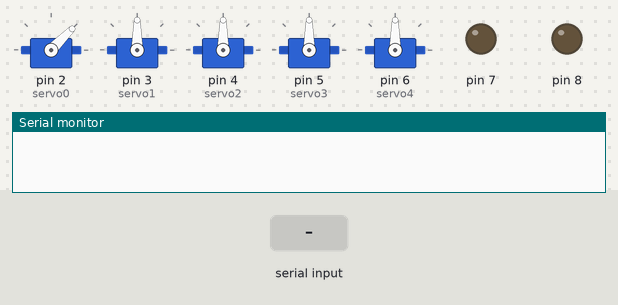
Recording of a sketch running on a simulated Arduino Uno, built with avr-gcc and run on an emulated ATmega328P. On the bench: 5 × servo, output pins drawn as LEDs (lit = HIGH), the last lines printed to the serial monitor. Inputs (shaded band) come from the test bench.

Above: at 1.2 s.
1.3 s: "30,150\n" received over the second serial link
At 2.1 s:
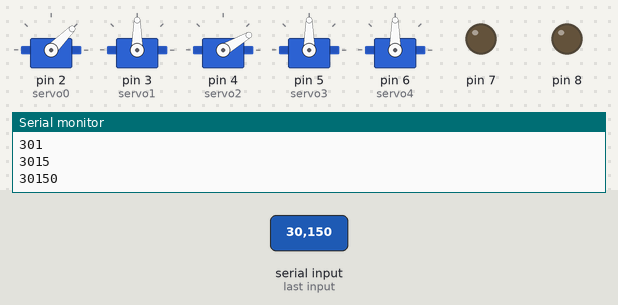
2.8 s: "M90\n" received over the second serial link
At 3.2 s:
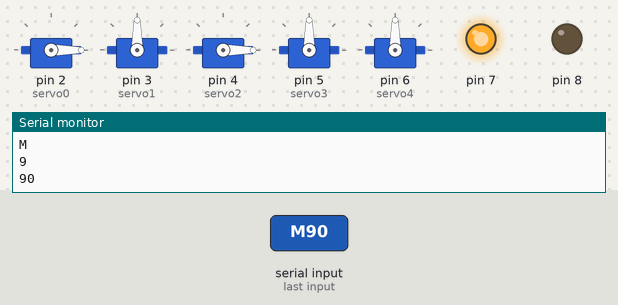
4.3 s: "N90\n" received over the second serial link
At 5.5 s:
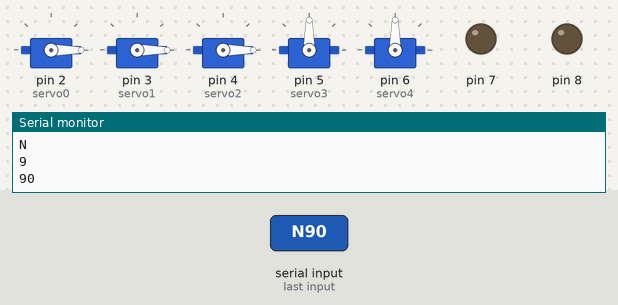
5.8 s: "O90\n" received over the second serial link
At 6.7 s:
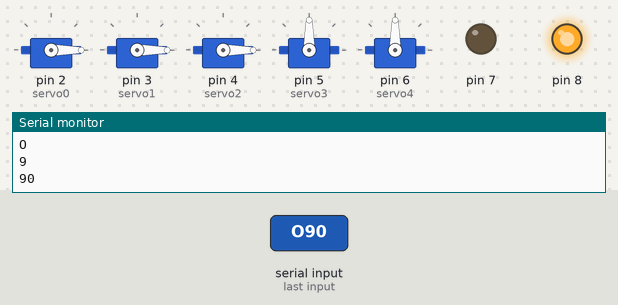
7.3 s: "P90\n" received over the second serial link
At 7.8 s:
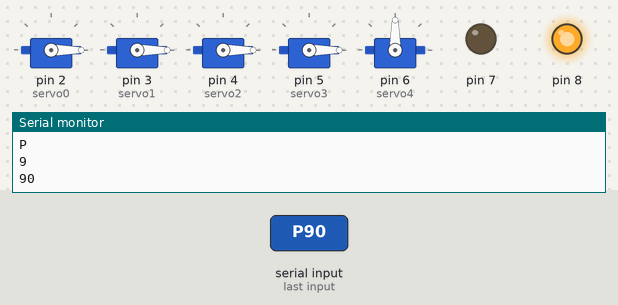
8.8 s: "90,45\n" received over the second serial link
At 10.2 s:
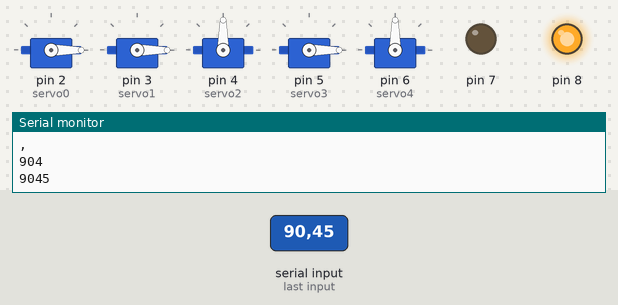
Timing chart, 0 to 11.3 s (numbered marks = the images above; inputs shaded):
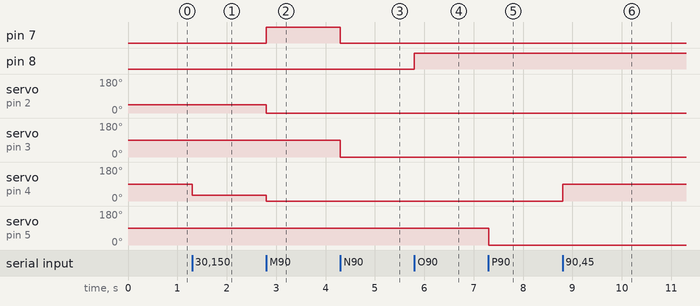

The sketch:

TestM2.ino
```cpp
#include <Servo.h>
#include <SoftwareSerial.h>
Servo servo0;
Servo servo1;
Servo servo2;
Servo servo3;
Servo servo4;//Declarando Servos
int servo0pos,servo1pos,servo2pos,servo3pos,servo4pos,x,t;//variables
int angle;
char letra ;
String inString = "";


SoftwareSerial BT(10,11);
String cadena=""; //Creamos un array de caracteres de 256 cposiciones
int i=0; //Tamaño actual del array

void setup ()
{
 Serial.begin(9600);
 BT.begin(9600);

  servo0.attach(2);
  servo1.attach(3); //Pines declarables
  servo2.attach(4);
  servo3.attach(5);
  servo4.attach(6);
  pinMode(7,OUTPUT);
  pinMode(8,OUTPUT);
  servo0.write(45);
}
void loop(){

  while(BT.available()>0){
   char dato=BT.read();
   cadena+=dato;

    if (isDigit(dato)) {
      // convert the incoming byte to a char and add it to the string:
      inString += dato;
      Serial.println(inString);


    }else if(dato!='\n' && isDigit(dato)==0 && int(dato)!=13){
      angle=inString.toInt();
        letra = (char) dato ;
      Serial.println(angle);
      Serial.println(letra);
    }else{
    if(letra=='M'){
      if(angle>=0){digitalWrite(8,HIGH);
      servo0.write(angle);
      digitalWrite(7,HIGH);
      digitalWrite(8,LOW);}
      else{ digitalWrite(8,LOW);
      servo0.write(angle);}
      }
    if(letra=='N'){
      servo1.write(angle);
      digitalWrite(7,LOW);
      digitalWrite(8,LOW);}
    if(letra=='O'){
      if(angle>=0){digitalWrite(8,HIGH);
      digitalWrite(7,LOW);
      digitalWrite(8,HIGH);}}
      servo2.write(angle);
    if(letra=='P'){

      servo3.write(angle);
      }
    if(letra=='Q'){
      }
      inString = "" ;

   }
 }
}
```

Measured:
- after the input at 1.3 s, servo on pin 4 (servo2): 90° → 30° at once
- after the input at 2.8 s, pin 7: LOW → HIGH at once; servo on pin 2 (servo0): 45° → 0° at once; servo on pin 4 (servo2): 30° → 0° at once
- after the input at 4.3 s, pin 7: HIGH → LOW at once; servo on pin 3 (servo1): 90° → 0° at once
- after the input at 5.8 s, pin 8: LOW → HIGH at once
- after the input at 7.3 s, servo on pin 5 (servo3): 90° → 0° at once
- after the input at 8.8 s, servo on pin 4 (servo2): 0° → 90° at once
